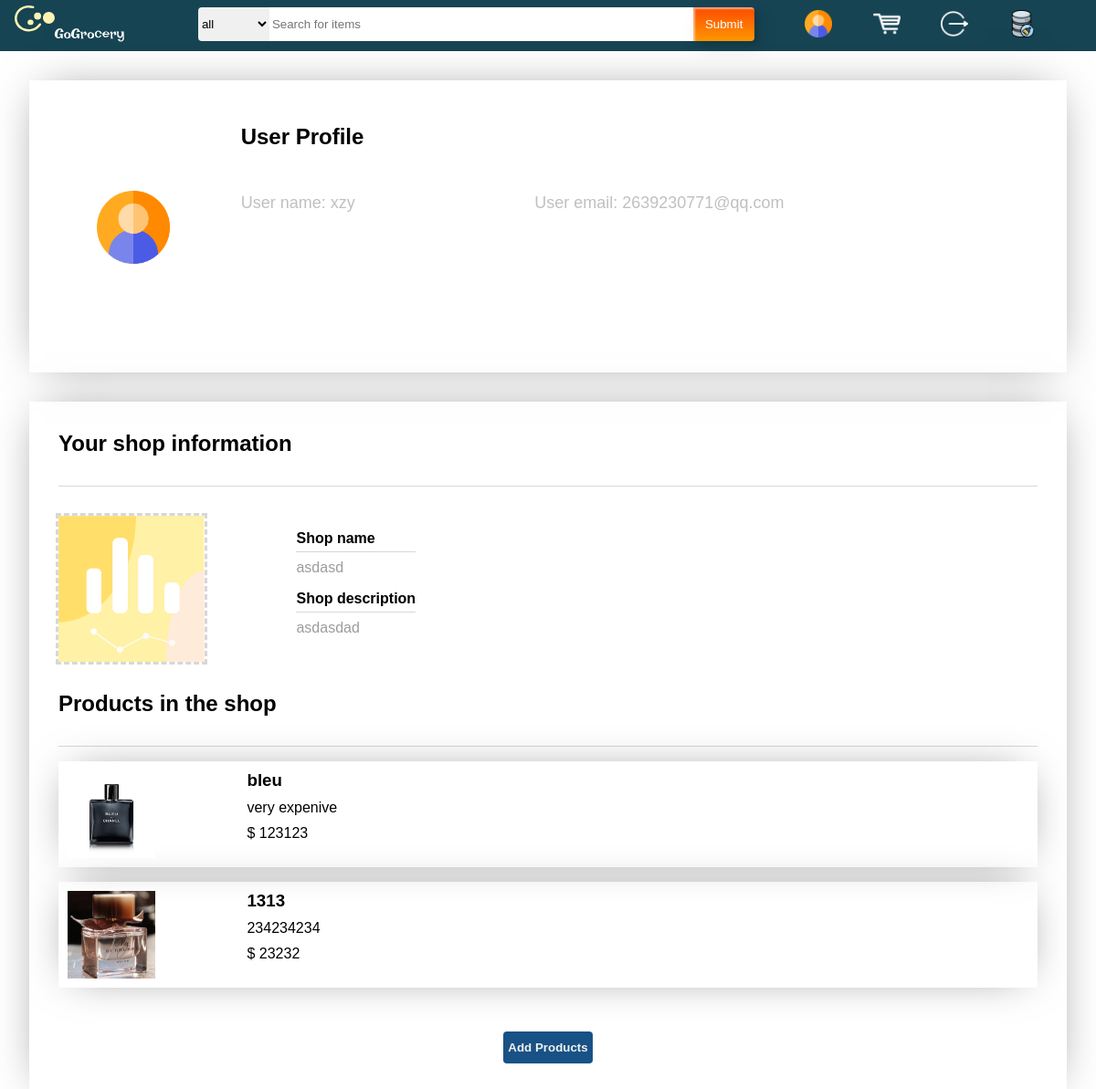
The page /profile/ (signed in) on the database its author committed.
### models.py (models this page shows)
class Customer(db.Model):
    __tablename__ = 'user'
    id = db.Column(db.Integer, primary_key=True, autoincrement=True)
    userName = db.Column(db.CHAR(200), unique=True, nullable=False)
    password = db.Column(db.CHAR(200), nullable=False)
    email = db.Column(db.CHAR(200), unique=True, nullable=False)

class Shop(db.Model):
    __tablename__ = 'shop'
    id = db.Column(db.Integer, primary_key=True, autoincrement=True)
    name = db.Column(db.CHAR(200), nullable=False, unique=True)
    logo_address = db.Column(db.TEXT, nullable=False)
    description = db.Column(db.TEXT, nullable=False)
    user_id = db.Column(db.Integer, db.ForeignKey('user.id'))
    user = db.relationship('Customer', backref='shop')

class Product(db.Model):
    __tablename__ = 'product'
    id = db.Column(db.Integer, primary_key=True, autoincrement=True)
    price = db.Column(db.Integer, nullable=False)
    name = db.Column(db.CHAR(200), nullable=False)
    description = db.Column(db.Text, nullable=False)
    tag = db.Column(db.CHAR(200), nullable=False)
    picture_address = db.Column(db.TEXT(2000), nullable=False)
    shop_id = db.Column(db.Integer, db.ForeignKey('shop.id'))
    shop = db.relationship('Shop', backref='products')

### blueprint/profile_blueprint.py (the view, shortened to what this page needs)
@profile_bp.route("/", methods=["GET", "POST"])
def index():
    searchForm = SearchForm()
    if "email" in session:
        email = session["email"]
        user = Customer.query.filter_by(email=email).first()
        shop_register_form = ShopRegisterForm()
        new_product_form = NewProductForm()
        if user.shop:
            return render_template('profile.html', user=user, form=shop_register_form, form1=new_product_form, shop=user.shop[0], searchForm=searchForm)
        else:
            return render_template('profile.html', user=user, form=shop_register_form, form1=new_product_form, shop=None, searchForm=searchForm)
    return redirect(url_for("login"))

### forms.py
class SearchForm(FlaskForm):
    product_name = StringField(validators=[Length(min=1, max=200, message="no more than 200 characters")])
    tag = SelectField(choices=[('All', 'all'), ('cloth', 'cloth'), ('furniture', 'furniture'), ('electronic', 'electronic'), ('shoe', 'shoe'), ('toy', 'toy'),
                               ('food', 'food'), ('necessity', 'necessity'), ('book', 'book'), ('else', 'else')])
    submit = SubmitField()

class ShopRegisterForm(FlaskForm):
    logo = FileField(validators=[InputRequired(message="shop logo can't be empty"), FileAllowed(['jpg', 'png'])])
    shop_name = StringField(validators=[InputRequired(message="shop name can't be empty"), Length(min=3, max=100)])
    description = TextAreaField(validators=[InputRequired(message="shop description can't be empty")])

### templates/profile.html (shortened to what this page needs)
{% extends "MainpageBase.html" %}
{% block csslink %}
    <link rel="stylesheet" href="{{ url_for('static', filename='css/profilePage.css') }}">
{% endblock %}
{% block body %}
    <div class="profileInfo">
        <div class="personalInfoCard">
            <div class="profile-left-pic">
                <img id="profile-pic" src="../static/images/profile-login.jpg" />
            </div>
            <div class="profile-right-info">
                <div class="profile-header">
                    <h2>User Profile</h2>
                </div>
                <div class="info-card">
                    <p class="info-card-title">
                        <span>User name:</span>
                        <span>{{ user.userName }}</span>
                    </p>
                </div>
                <div class="info-card">
                    <p class="info-card-title">
                        <span>User email:</span>
                        <span>{{ user.email }}</span>
                    </p>
                </div>
            </div>
        </div>
    </div>
    <div class="shop-info-area">
        <div class="shop-info-frame">
            <div class="shop-header-info">
                <h2>Your shop information</h2>
                <div class="separation-line"></div>
                {% if shop == None %}
                <div class="shop-registration-notice-frame">
                    <div class="notice-frame">
                        <div class="assistant-notice">
                            <img src="../static/images/assistant.svg">
                        </div>
                        <div class="registration-info-notice">
                            <h4>You haven't registered a shop. Want to register a new shop?</h4>
                            <div class="profile-btn-area">
                                <button type="button" class="shop-register-btn" onclick="go_to_register()" id="shop-register">Register Shop</button>
                            </div>
                        </div>
                    </div>
                </div>
                {% else %}
                <div class="shop-detailed-info">
                    <div class="shop-pic-present-frame">
                        <img src="{{ url_for("static", filename='shop_logo/' + shop.logo_address) }}"/>
                    </div>
                    <div class="shop-detail-present-frame">
                        <div class="shop-detail-info-piece">
                            <h4>Shop name</h4>
                            <div class="separation-line-label"></div>
                            <div class="shop-info-content">
                                <p>
                                    {{ shop.name }}
                                </p>
                            </div>
                        </div>
                        <div class="shop-detail-info-piece">
                            <h4>Shop description</h4>
                            <div class="separation-line-label"></div>
                            <div class="shop-info-content">
                                <p>
                                    {{ shop.description }}
                                </p>
                            </div>
                        </div>
                    </div>
                </div>
                <h2>Products in the shop</h2>
                <div class="separation-line"></div>
                <div class="shop-products-frame">
                    <ul class="products-list">
                        {% for product in shop.products %}
                        <li class="product-item">
                            <div class="product-pic-frame">
                                <a href="{{ url_for('Product.details', id=product.id) }}">
                                <img class="product-pic-frame" src="{{ url_for("static", filename='product_img/' + product.picture_address) }}"/>
                                </a>
                            </div>
                            <div class="product-info-frame">
                                <h3>{{ product.name }}</h3>
                                <div class="product-description">
                                    <p>
                                        {{ product.description }}
                                    </p>
                                </div>
                                <div class="product-unit-price">
                                    <p>
                                        $ {{ product.price }}
                                    </p>
                                </div>
                            </div>
                        </li>
                        {% endfor %}
                    </ul>
                </div>
                <div class="products-adding-area">
                    <button type="button" class="shop-register-btn" id="products-add">Add Products</button>
                </div>
                {% endif %}
            </div>
        </div>
    </div>
{% endblock %}

### static/css/MainpageBase_style.css (style rules this page uses)
.category-selection { border: none; background-color: #f0f0f0; height: 2.3rem; outline: none; vertical-align: middle; border-radius: 4px 0 0 4px; }
#search { background-color: #FFFFFF; height: 2.3rem; width: 100%; outline: none; vertical-align: middle; border-style: none; padding-left: 3px; padding-right: 6px; transition: all 0.3s ease; }
.custom-btn { color: #fff; background: transparent; cursor: pointer; transition: all 0.3s ease; position: relative; display: inline-block; box-shadow:inset 2px 2px 2px 0 rgba(255,255,255,.5), 7px 7px 20px 0 rgba(0,0,0,.1), 4px 4px 5px 0 rgba(0,0,0,.1); outline: none; }
#searchBtn { width: 100%; height: 2.3rem; background: linear-gradient(0deg, rgba(255,151,0,1) 0%, rgba(251,75,2,1) 100%); padding: 0; border-radius: 0 4px 4px 0; border-style: none; }
#searchBtn:before, #searchBtn:after { position: absolute; content: ""; right: 0; bottom: 0; background: rgba(251,75,2,1); transition: all 0.3s ease; }
#searchBtn:before { width: 3px; }
#searchBtn:after { height: 3px; }
a { cursor: pointer; transition: all 0.3s ease; position: relative; display: inline-block; }

### static/css/profilePage.css (style rules this page uses)
body { font-family: sans-serif; min-width: 45rem; }
.personalInfoCard { height: 20rem; margin: 2rem; font-size: 1rem; text-decoration: none; overflow: hidden; box-shadow: 0 0 3rem -1rem rgba(0,0,0,0.5); }
.profile-left-pic { width: 20%; display: inline-block; text-align: center; line-height: 20rem; vertical-align: top; }
#profile-pic { width: 5rem; height: 5rem; vertical-align: middle; }
.profile-right-info { display: inline-block; width: 70%; vertical-align: top; }
.profile-header { margin-top: 3rem; margin-bottom: 3rem; }
.info-card { margin-right: 12rem; color: #C0C0C0; display: inline-block; }
.info-card-title { font-size: 18px; padding-bottom: 1rem; }
.shop-register-btn { height: 35px; font-weight: bold; background: #185185; padding: 5px; color: #f0f0f0; border-radius: 4px 4px 4px 4px; border-style: none; cursor: pointer; transition: all 0.3s ease; }
.shop-info-frame { margin: 2rem; padding: 2rem; font-size: 1rem; text-decoration: none; overflow: hidden; box-shadow: 0 0 3rem -1rem rgba(0,0,0,0.5); }
.separation-line { margin-top: 2rem; height: 1px; width: 100%; background-color: #d7d7d7; }
.shop-detailed-info { margin-top: 2rem; margin-bottom: 2rem; }
.shop-pic-present-frame { vertical-align: top; display: inline-block; margin-right: 3rem; width: 10rem; height: 10rem; outline: #d7d7d7 dashed; }
.shop-pic-present-frame img { width: 100%; height: 100%; }
.shop-detail-present-frame { vertical-align: top; display: inline-block; margin-left: 3rem; }
.shop-detail-info-piece { margin: 1rem 0; }
.shop-info-content { color: #9c9c9c; margin: 8px 0; }
.separation-line-label { margin: 5px 0; height: 1px; width: 100%; background-color: #d7d7d7; }
.products-list { width: 100%; display: block; margin: 1rem 0; padding: 0; list-style: none; }
.product-item { padding: 10px; margin: 1rem 0; font-size: 1rem; text-decoration: none; overflow: hidden; box-shadow: 0 0 3rem -1rem rgba(0,0,0,0.5); transition: transform 0.1s ease-in-out, box-shadow 0.1s; }
.product-pic-frame { width: 6rem; height: 6rem; display: inline-block; vertical-align: top; margin-right: 3rem; }
@media (min-width: 1150px) { .product-info-frame { width: 80%; } }
.product-info-frame { display: inline-block; vertical-align: top; margin-left: 3rem; }
.product-description { margin: 10px 0; }
.product-unit-price { display: inline-block; vertical-align: bottom; }
.products-adding-area { margin-top: 3rem; text-align: center; }

### templates/MainpageBase.html (style rules this page uses)
* { margin: 0; padding: 0; }
body { width: 100%; }

### rows shown on the page
Customer: userName "xzy", email "2639230771@qq.com"
Shop: logo_address (picture), name "asdasd", description "asdasdad"
Product: picture_address (picture), name "bleu", description "very expenive", price "123123"
Product: picture_address (picture), name "1313", description "234234234", price "23232"
